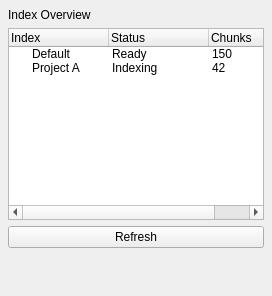
<?xml version="1.0" encoding="UTF-8"?>
<ui version="4.0">
 <class>IndexOverviewPanel</class>
 <widget class="QWidget" name="IndexOverviewPanel">
  <layout class="QVBoxLayout" name="mainLayout">
   <property name="leftMargin"><number>8</number></property>
   <property name="topMargin"><number>8</number></property>
   <property name="rightMargin"><number>8</number></property>
   <property name="bottomMargin"><number>8</number></property>
   <property name="spacing"><number>6</number></property>
   <item>
    <widget class="QLabel" name="titleLabel">
     <property name="text"><string>Index Overview</string></property>
    </widget>
   </item>
   <item>
    <widget class="QTreeWidget" name="indexTree">
     <column>
      <property name="text"><string>Index</string></property>
     </column>
     <column>
      <property name="text"><string>Status</string></property>
     </column>
     <column>
      <property name="text"><string>Chunks</string></property>
     </column>
     <item>
      <property name="text"><string>Default</string></property>
      <property name="text"><string>Ready</string></property>
      <property name="text"><string>150</string></property>
     </item>
     <item>
      <property name="text"><string>Project A</string></property>
      <property name="text"><string>Indexing</string></property>
      <property name="text"><string>42</string></property>
     </item>
    </widget>
   </item>
   <item>
    <widget class="QPushButton" name="refreshButton">
     <property name="text"><string>Refresh</string></property>
    </widget>
   </item>
   <item>
    <spacer name="bottomSpacer">
     <property name="orientation"><enum>Qt::Orientation::Vertical</enum></property>
     <property name="sizeHint" stdset="0">
      <size><width>20</width><height>40</height></size>
     </property>
    </spacer>
   </item>
  </layout>
 </widget>
 <layoutdefault spacing="6" margin="11"/>
 <resources/>
 <connections/>
</ui>
